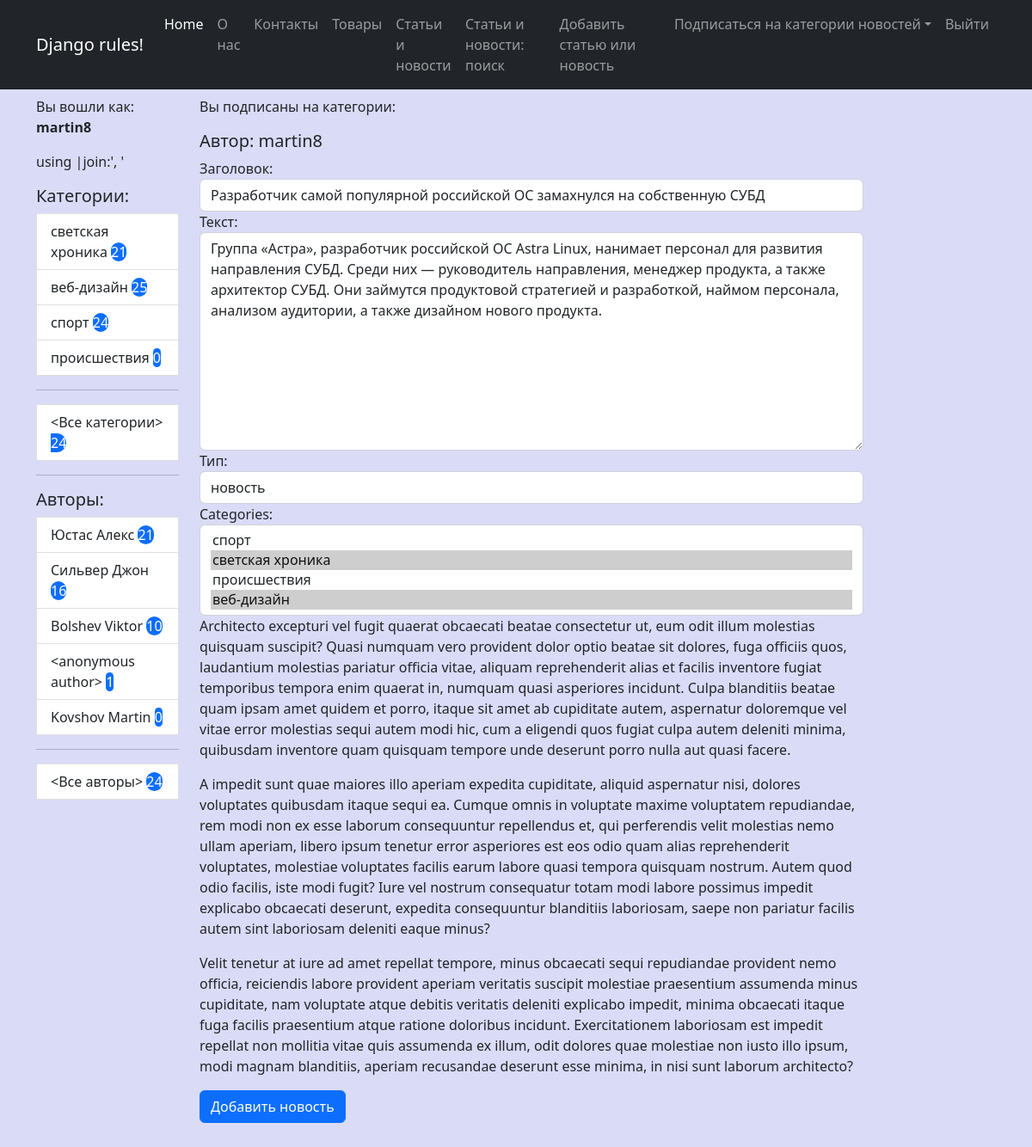
/3/edit/ (signed in), run on the app's committed database.
### news/models.py (models this page shows, shortened)
class Category(m.Model):
    name = m.CharField(max_length=30, unique=True, verbose_name="Категория")
    user = m.ManyToManyField(User, through='UserCategory')
    def get_absolute_url(self):
        return reverse_lazy('news_by_cat', kwargs = {'pk':self.id})
    def __str__(self) -> str:
        return self.name
    class Meta:
        ordering = ['-name']
        verbose_name = "Категория"
        verbose_name_plural = 'Категории'

class Author(m.Model):
    user = m.OneToOneField(User, on_delete=m.CASCADE)
    rating = m.SmallIntegerField(default=0, verbose_name='Рейтинг')
    def get_absolute_url(self):
        return reverse_lazy('news_by_author', kwargs = {'pk':self.id})
    def __str__(self) -> str:
        name = f"{self.user.last_name} {self.user.first_name}".strip()
        name = '<anonymous author>' if not name else name
        return name

class Post(m.Model):
    NEWS = 'NWS'
    ARTICLE = 'ACL'
    TYPES = [
        (NEWS, 'новость'),
        (ARTICLE, 'статья')
    ]
    author = m.ForeignKey(Author, on_delete=m.CASCADE, verbose_name="Автор")
    type = m.CharField(max_length=3, choices=TYPES, verbose_name="Тип")
    created_dtm = m.DateTimeField(auto_now_add=True, verbose_name="Дата создания")
    title = m.CharField(max_length=255, verbose_name='Заголовок')
    content = m.TextField(verbose_name='Текст')
    categories = m.ManyToManyField(Category, through='PostCategory')
    rating = m.SmallIntegerField(default=0, verbose_name='Рейтинг')
    class Meta:
        ordering = ['-created_dtm']

### news/views.py (the view)
# urls.py: path('<int:pk>/edit/', NewsUpdate.as_view(), name='edit_news'),
class NewsUpdate(LoginRequiredMixin, PermissionRequiredMixin, CustomContextMixin, UpdateView):
    template_name = 'news/news_create.html'
    form_class = NewsForm
    permission_required = ('news.change_post', )
    queryset = Post.objects.order_by('-created_dtm')
    def get_object(self, **kwargs):
        id = self.kwargs.get('pk')
        return Post.objects.get(pk=id)

### news/forms.py
class NewsForm(forms.ModelForm):
    class Meta:
        model = Post
        fields = ['title', 'content', 'type', 'categories']
        widgets = {
            'title': forms.TextInput(attrs={'class': 'form-control',}),
            'author': forms.Select(attrs={'class': 'form-control'}),
            'content': forms.Textarea(attrs={'class': 'form-control', 'rows':10 }),
            'type': forms.Select(attrs={'class': 'form-control'}),
            'categories': forms.SelectMultiple(attrs={'class': 'form-control'}),
        }

### news/templates/news/news_create.html (shortened to what this page needs)
{% extends 'base.html' %}
{% load custom_filters %}
{% block content %}
<h5>Автор: {{ request.user.username }}</h5>
<form method="POST">
    {{ form }}
    {% lorem 3 p random %}
    <button type="submit" class="btn btn-primary">Добавить новость</button>
</form>
{% endblock content %}

### templates/base.html (shortened to what this page needs)
{% load static %}
{% load custom_filters %}
<!DOCTYPE html>
<html lang="en">
    <head>
        <link href="https://cdn.jsdelivr.net/npm/bootstrap@5.2.1/dist/css/bootstrap.min.css" rel="stylesheet">
        <link href="https://getbootstrap.com/docs/5.2/assets/css/docs.css" rel="stylesheet">
        <link href="{% static 'css/my_style.css' %}" rel="stylesheet" type="text/css">
    </head>
    <body>
        {% include 'inc/_navbar.html' %}
        <div class="container">
            <div class="row mt-2">
                <div class="col-lg-2">
                    <p>Вы вошли как: <b>{{ request.user.username }}</b>
                        <p>{{ cats_by_user|join:', '}}</p><span class="comment">using |join:', '</span>
                    </p>
                    {% include 'inc/_sidebar.html' %}
                </div>
                <div class="col-lg-10">
                    <p>Вы подписаны на категории:
                    </p>
                    <div class="col-lg-10 text-start">
                        {% block content %}{% endblock content %}
                    </div>
                </div>
            </div>
        </div>
    </body>
</html>

### templates/inc/_sidebar.html
<div class="list-group">
    <h5>Категории:</h5>
    <div class="col-lt-1">
        {% for cat in categories %}
        <a href="{{ cat.get_absolute_url }}" class="list-group-item list-group-item-action" aria-current="true">
        {{ cat.name }} <span class="'badge rounded-pill text-bg-primary">{{ cat.cnt }}</span>
        </a>
        {% endfor %}
        <hr>
        <a href="{% url 'all_news' %}" class="list-group-item list-group-item-action" aria-current="true">
            <Все категории> <span class="'badge rounded-pill text-bg-primary"> {{ news_count }}</span>
        </a>
    </div>
</div>
<hr>
<h5>Авторы:</h5>
<div class="list-group">
    <div class="col-lt-1">
        {% for auth in authors %}
        <a href="{{ auth.get_absolute_url }}" class="list-group-item list-group-item-action" aria-current="true">
        {{ auth|default:'anonymous' }} <span class="'badge rounded-pill text-bg-primary"> {{ auth.cnt }}</span>
        </a>
        {% endfor %}
        <hr>
        <a href="{% url 'all_news' %}" class="list-group-item list-group-item-action" aria-current="true">
            <Все авторы> <span class="'badge rounded-pill text-bg-primary"> {{ news_count }}</span>
        </a>
    </div>
</div>

### static/css/my_style.css (style rules this page uses)
body { background-color: rgb(218, 219, 247); }

### data on the page
Category: name "светская хроника", cnt "21"
Category: name "веб-дизайн", cnt "25"
Category: name "спорт", cnt "24"
Category: name "происшествия", cnt "0"
Author: user.first_name "Юстас Алекс", cnt "21"
Author: user.first_name "Сильвер Джон", cnt "16"
Author: user.first_name "Bolshev Viktor", cnt "10"
Author: user.first_name "<anonymous author>", cnt "1"
Author: user.first_name "Kovshov Martin", cnt "0"
Post: title "Разработчик самой популярной российской ОС замахнулся на собственную СУБД", content "Группа «Астра», разработчик российской ОС Astra Linux, нанимает персонал для развития направления СУБД. Среди них — руководитель направления, менеджер продукта, а также архитектор СУБД. Они займутся продуктовой стратегией и разработкой, наймом персонала, анализом аудитории, а также дизайном нового продукта.", type "новость"

### other printed values
{{ request.user.username }} "martin8"
{{ news_count }} "24"
